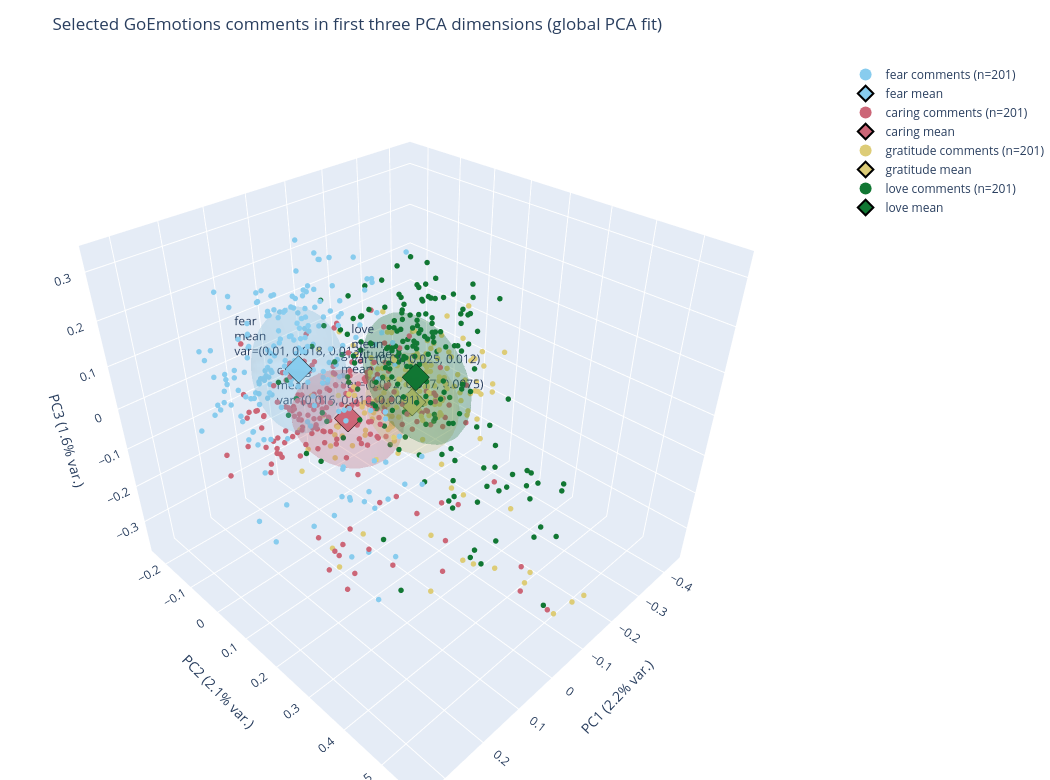

The notebook cell saved with this chart:
### Markdown cell above
## 3. 3D Plotly PCA plot for fear, caring, gratitude, and love

This plots only comments with the chosen labels in the first three PCA dimensions. For each label it draws:

- comment points,
- a large mean marker,
- a semi-transparent 1-standard-deviation covariance ellipsoid as the variance summary.

The HTML version is always saved. Static PNG export is attempted, but Plotly needs `kaleido` installed for that.

### Code cell
def covariance_ellipsoid_surface(points: np.ndarray, n_std: float = 1.0, resolution: int = 28):
    """Return x, y, z surface grids for a covariance ellipsoid."""
    if len(points) < 4:
        return None
    center = points.mean(axis=0)
    cov = np.cov(points.T)
    if not np.all(np.isfinite(cov)):
        return None

    eigvals, eigvecs = np.linalg.eigh(cov)
    eigvals = np.maximum(eigvals, 1e-12)
    order = eigvals.argsort()[::-1]
    eigvals = eigvals[order]
    eigvecs = eigvecs[:, order]
    radii = n_std * np.sqrt(eigvals)

    u = np.linspace(0, 2 * np.pi, resolution)
    v = np.linspace(0, np.pi, resolution)
    sphere = np.stack([
        np.outer(np.cos(u), np.sin(v)),
        np.outer(np.sin(u), np.sin(v)),
        np.outer(np.ones_like(u), np.cos(v)),
    ], axis=-1)

    ellipsoid = sphere @ np.diag(radii) @ eigvecs.T + center
    return ellipsoid[:, :, 0], ellipsoid[:, :, 1], ellipsoid[:, :, 2]


focus_meta = metadata[metadata["label_name"].isin(FOCUS_LABELS)].copy().reset_index(drop=False)
focus_meta = focus_meta.rename(columns={"index": "_row"})

if MAX_3D_PER_LABEL is not None:
    focus_meta = (
        focus_meta.groupby("label_name", group_keys=False)
        .apply(lambda g: g.sample(n=min(len(g), int(MAX_3D_PER_LABEL)), random_state=SEED))
        .reset_index(drop=True)
    )

if focus_meta.empty:
    raise ValueError(f"No comments found for labels: {FOCUS_LABELS}")

X_focus = X[focus_meta["_row"].to_numpy()]

if PCA_3D_FIT_SCOPE == "global":
    pca3 = PCA(n_components=3, random_state=SEED)
    pca3.fit(X)
    Z3 = pca3.transform(X_focus)
elif PCA_3D_FIT_SCOPE == "selected":
    pca3 = PCA(n_components=3, random_state=SEED)
    Z3 = pca3.fit_transform(X_focus)
else:
    raise ValueError("PCA_3D_FIT_SCOPE must be 'global' or 'selected'")

plot3d = focus_meta[["label_name", "text"]].copy() if "text" in focus_meta.columns else focus_meta[["label_name"]].copy()
plot3d["PC1"] = Z3[:, 0]
plot3d["PC2"] = Z3[:, 1]
plot3d["PC3"] = Z3[:, 2]

label_order = [label for label in FOCUS_LABELS if label in set(plot3d["label_name"])]
colors = px.colors.qualitative.Safe + px.colors.qualitative.Dark24
color_map = {label: colors[i % len(colors)] for i, label in enumerate(label_order)}

fig = go.Figure()

for label in label_order:
    df_lab = plot3d[plot3d["label_name"] == label]
    hover_text = df_lab["text"] if "text" in df_lab.columns else [label] * len(df_lab)

    fig.add_trace(go.Scatter3d(
        x=df_lab["PC1"],
        y=df_lab["PC2"],
        z=df_lab["PC3"],
        mode="markers",
        name=f"{label} comments (n={len(df_lab)})",
        marker=dict(size=3.2, opacity=1, color=color_map[label]),
        text=hover_text,
        hovertemplate=(
            f"label={label}<br>"
            "PC1=%{x:.3f}<br>PC2=%{y:.3f}<br>PC3=%{z:.3f}<br>"
            "%{text}<extra></extra>"
        ),
    ))

    pts = df_lab[["PC1", "PC2", "PC3"]].to_numpy()
    mean = pts.mean(axis=0)
    var = pts.var(axis=0, ddof=1) if len(pts) > 1 else np.zeros(3)

    fig.add_trace(go.Scatter3d(
        x=[mean[0]],
        y=[mean[1]],
        z=[mean[2]],
        mode="markers+text",
        name=f"{label} mean",
        marker=dict(size=9, symbol="diamond", color=color_map[label], line=dict(width=2, color="black")),
        text=[f"{label}<br>mean<br>var=({var[0]:.2g}, {var[1]:.2g}, {var[2]:.2g})"],
        textposition="top center",
        hovertemplate=(
            f"{label} mean<br>"
            "PC1=%{x:.3f}<br>PC2=%{y:.3f}<br>PC3=%{z:.3f}<br>"
            f"variance PC1={var[0]:.4g}<br>variance PC2={var[1]:.4g}<br>variance PC3={var[2]:.4g}"
            "<extra></extra>"
        ),
    ))

    surface = covariance_ellipsoid_surface(pts, n_std=1.0, resolution=26)
    if surface is not None:
        ex, ey, ez = surface
        fig.add_trace(go.Surface(
            x=ex,
            y=ey,
            z=ez,
            name=f"{label} 1-sigma ellipsoid",
            showscale=False,
            opacity=0.16,
            surfacecolor=np.zeros_like(ex),
            colorscale=[[0, color_map[label]], [1, color_map[label]]],
            hoverinfo="skip",
        ))

explained3 = pca3.explained_variance_ratio_
fig.update_layout(
    title=(
        "Selected GoEmotions comments in first three PCA dimensions "
        f"({PCA_3D_FIT_SCOPE} PCA fit)"
    ),
    scene=dict(
        xaxis_title=f"PC1 ({explained3[0] * 100:.1f}% var.)",
        yaxis_title=f"PC2 ({explained3[1] * 100:.1f}% var.)",
        zaxis_title=f"PC3 ({explained3[2] * 100:.1f}% var.)",
    ),
    legend=dict(itemsizing="constant"),
    width=1050,
    height=780,
    margin=dict(l=0, r=0, t=60, b=0),
)

html_path = OUT_DIR / "03_selected_labels_pca3_mean_variance.html"
fig.write_html(html_path)
print(f"Saved: {html_path}")

# Static export is nice for reports, but Plotly needs kaleido installed.
png_path = OUT_DIR / "03_selected_labels_pca3_mean_variance.png"
try:
    fig.write_image(png_path, scale=2)
    print(f"Saved: {png_path}")
except Exception as exc:
    print("Static PNG export skipped. Install kaleido with `pip install -U kaleido` if you need it.")
    print(f"Plotly image export error: {exc}")

fig.show()

### Figure 1 — Plotly figure (JSON) as saved in the notebook; plotly's stock layout.template omitted (floating-point values rounded to 4 significant figures; data arrays with more than 128 entries replaced by an {"elided": "..."} marker saying what was removed)
{"data": [{"hovertemplate": "label=fear<br>PC1=%{x:.3f}<br>PC2=%{y:.3f}<br>PC3=%{z:.3f}<br>%{text}<extra></extra>", "marker": {"color": "rgb(136, 204, 238)", "opacity": 1, "size": 3.2}, "mode": "markers", "name": "fear comments (n=201)", "text": {"elided": "201 str values"}, "type": "scatter3d", "x": {"elided": "201 float values"}, "y": {"elided": "201 float values"}, "z": {"elided": "201 float values"}}, {"hovertemplate": "fear mean<br>PC1=%{x:.3f}<br>PC2=%{y:.3f}<br>PC3=%{z:.3f}<br>variance PC1=0.01029<br>variance PC2=0.01805<br>variance PC3=0.01252<extra></extra>", "marker": {"color": "rgb(136, 204, 238)", "line": {"color": "black", "width": 2}, "size": 9, "symbol": "diamond"}, "mode": "markers+text", "name": "fear mean", "text": ["fear<br>mean<br>var=(0.01, 0.018, 0.013)"], "textposition": "top center", "type": "scatter3d", "x": [0.08543], "y": [-0.01639], "z": [0.08076]}, {"colorscale": [[0, "rgb(136, 204, 238)"], [1, "rgb(136, 204, 238)"]], "hoverinfo": "skip", "name": "fear 1-sigma ellipsoid", "opacity": 0.16, "showscale": false, "surfacecolor": {"elided": "26x26 float values"}, "type": "surface", "x": {"elided": "26x26 float values"}, "y": {"elided": "26x26 float values"}, "z": {"elided": "26x26 float values"}}, {"hovertemplate": "label=caring<br>PC1=%{x:.3f}<br>PC2=%{y:.3f}<br>PC3=%{z:.3f}<br>%{text}<extra></extra>", "marker": {"color": "rgb(204, 102, 119)", "opacity": 1, "size": 3.2}, "mode": "markers", "name": "caring comments (n=201)", "text": {"elided": "201 str values"}, "type": "scatter3d", "x": {"elided": "201 float values"}, "y": {"elided": "201 float values"}, "z": {"elided": "201 float values"}}, {"hovertemplate": "caring mean<br>PC1=%{x:.3f}<br>PC2=%{y:.3f}<br>PC3=%{z:.3f}<br>variance PC1=0.01561<br>variance PC2=0.0177<br>variance PC3=0.009093<extra></extra>", "marker": {"color": "rgb(204, 102, 119)", "line": {"color": "black", "width": 2}, "size": 9, "symbol": "diamond"}, "mode": "markers+text", "name": "caring mean", "text": ["caring<br>mean<br>var=(0.016, 0.018, 0.0091)"], "textposition": "top center", "type": "scatter3d", "x": [-0.04989], "y": [-0.03642], "z": [-0.1144]}, {"colorscale": [[0, "rgb(204, 102, 119)"], [1, "rgb(204, 102, 119)"]], "hoverinfo": "skip", "name": "caring 1-sigma ellipsoid", "opacity": 0.16, "showscale": false, "surfacecolor": {"elided": "26x26 float values"}, "type": "surface", "x": {"elided": "26x26 float values"}, "y": {"elided": "26x26 float values"}, "z": {"elided": "26x26 float values"}}, {"hovertemplate": "label=gratitude<br>PC1=%{x:.3f}<br>PC2=%{y:.3f}<br>PC3=%{z:.3f}<br>%{text}<extra></extra>", "marker": {"color": "rgb(221, 204, 119)", "opacity": 1, "size": 3.2}, "mode": "markers", "name": "gratitude comments (n=201)", "text": {"elided": "201 str values"}, "type": "scatter3d", "x": {"elided": "201 float values"}, "y": {"elided": "201 float values"}, "z": {"elided": "201 float values"}}, {"hovertemplate": "gratitude mean<br>PC1=%{x:.3f}<br>PC2=%{y:.3f}<br>PC3=%{z:.3f}<br>variance PC1=0.01231<br>variance PC2=0.0171<br>variance PC3=0.007478<extra></extra>", "marker": {"color": "rgb(221, 204, 119)", "line": {"color": "black", "width": 2}, "size": 9, "symbol": "diamond"}, "mode": "markers+text", "name": "gratitude mean", "text": ["gratitude<br>mean<br>var=(0.012, 0.017, 0.0075)"], "textposition": "top center", "type": "scatter3d", "x": [-0.2129], "y": [0.0003575], "z": [-0.1321]}, {"colorscale": [[0, "rgb(221, 204, 119)"], [1, "rgb(221, 204, 119)"]], "hoverinfo": "skip", "name": "gratitude 1-sigma ellipsoid", "opacity": 0.16, "showscale": false, "surfacecolor": {"elided": "26x26 float values"}, "type": "surface", "x": {"elided": "26x26 float values"}, "y": {"elided": "26x26 float values"}, "z": {"elided": "26x26 float values"}}, {"hovertemplate": "label=love<br>PC1=%{x:.3f}<br>PC2=%{y:.3f}<br>PC3=%{z:.3f}<br>%{text}<extra></extra>", "marker": {"color": "rgb(17, 119, 51)", "opacity": 1, "size": 3.2}, "mode": "markers", "name": "love comments (n=201)", "text": {"elided": "201 str values"}, "type": "scatter3d", "x": {"elided": "201 float values"}, "y": {"elided": "201 float values"}, "z": {"elided": "201 float values"}}, {"hovertemplate": "love mean<br>PC1=%{x:.3f}<br>PC2=%{y:.3f}<br>PC3=%{z:.3f}<br>variance PC1=0.01005<br>variance PC2=0.02534<br>variance PC3=0.01212<extra></extra>", "marker": {"color": "rgb(17, 119, 51)", "line": {"color": "black", "width": 2}, "size": 9, "symbol": "diamond"}, "mode": "markers+text", "name": "love mean", "text": ["love<br>mean<br>var=(0.01, 0.025, 0.012)"], "textposition": "top center", "type": "scatter3d", "x": [-0.1141], "y": [0.1102], "z": [0.02951]}, {"colorscale": [[0, "rgb(17, 119, 51)"], [1, "rgb(17, 119, 51)"]], "hoverinfo": "skip", "name": "love 1-sigma ellipsoid", "opacity": 0.16, "showscale": false, "surfacecolor": {"elided": "26x26 float values"}, "type": "surface", "x": {"elided": "26x26 float values"}, "y": {"elided": "26x26 float values"}, "z": {"elided": "26x26 float values"}}], "layout": {"height": 780, "legend": {"itemsizing": "constant"}, "margin": {"b": 0, "l": 0, "r": 0, "t": 60}, "scene": {"xaxis": {"title": {"text": "PC1 (2.2% var.)"}}, "yaxis": {"title": {"text": "PC2 (2.1% var.)"}}, "zaxis": {"title": {"text": "PC3 (1.6% var.)"}}}, "title": {"text": "Selected GoEmotions comments in first three PCA dimensions (global PCA fit)"}, "width": 1050}}
